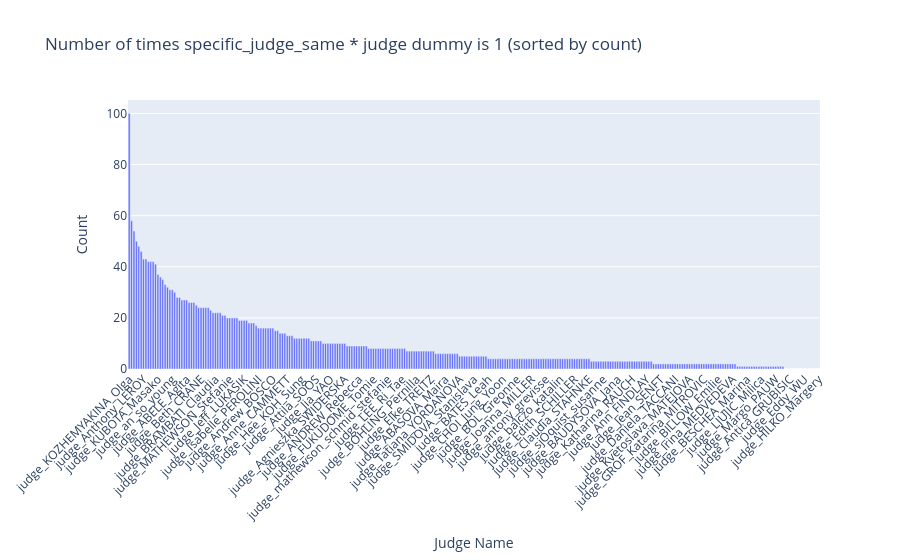

The notebook cell saved with this chart:
### Code cell
# Efficient vectorized calculation of elementwise AND across judge columns and specific_judge_same
# This gives True where both are 1
counts = (dummies & regression_df["specific_judge_same"].values[:, None]).sum(axis=0).sort_values(ascending=False)
counts_df = counts.reset_index().rename(columns={"index": "Judge", 0: "Count"})

fig = px.bar(counts_df, x='Judge', y='Count',
             title="Number of times specific_judge_same * judge dummy is 1 (sorted by count)",
             labels={"Count": "Count", "Judge": "Judge Name"})
fig.update_layout(xaxis_tickangle=-45)
fig.show()

### Figure 1 — Plotly figure (JSON) as saved in the notebook; plotly's stock layout.template omitted (floating-point values rounded to 4 significant figures; data arrays with more than 128 entries replaced by an {"elided": "..."} marker saying what was removed)
{"data": [{"hovertemplate": "Judge Name=%{x}<br>Count=%{y}<extra></extra>", "legendgroup": "", "marker": {"color": "#636efa", "pattern": {"shape": ""}}, "name": "", "orientation": "v", "showlegend": false, "textposition": "auto", "type": "bar", "x": {"elided": "289 str values"}, "xaxis": "x", "y": {"elided": "289 int values"}, "yaxis": "y"}], "layout": {"barmode": "relative", "legend": {"tracegroupgap": 0}, "title": {"text": "Number of times specific_judge_same * judge dummy is 1 (sorted by count)"}, "xaxis": {"anchor": "y", "domain": [0, 1], "tickangle": -45, "title": {"text": "Judge Name"}}, "yaxis": {"anchor": "x", "domain": [0, 1], "title": {"text": "Count"}}}}
